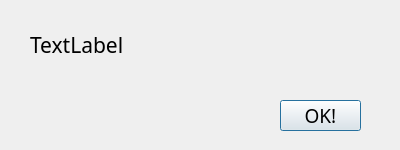
<?xml version="1.0" encoding="UTF-8"?>
<ui version="4.0">
 <class>Dialog</class>
 <widget class="QDialog" name="Dialog">
  <property name="geometry">
   <rect>
    <x>0</x>
    <y>0</y>
    <width>400</width>
    <height>150</height>
   </rect>
  </property>
  <property name="windowTitle">
   <string>ACHTUNG!</string>
  </property>
  <property name="windowIcon">
   <iconset>
    <normaloff>../icon.ico</normaloff>../icon.ico</iconset>
  </property>
  <widget class="QLabel" name="label">
   <property name="geometry">
    <rect>
     <x>30</x>
     <y>30</y>
     <width>331</width>
     <height>61</height>
    </rect>
   </property>
   <property name="font">
    <font>
     <family>Century Gothic</family>
     <pointsize>16</pointsize>
    </font>
   </property>
   <property name="text">
    <string>TextLabel</string>
   </property>
   <property name="alignment">
    <set>Qt::AlignLeading|Qt::AlignLeft|Qt::AlignTop</set>
   </property>
   <property name="wordWrap">
    <bool>true</bool>
   </property>
   <property name="indent">
    <number>0</number>
   </property>
  </widget>
  <widget class="QPushButton" name="btn">
   <property name="geometry">
    <rect>
     <x>280</x>
     <y>100</y>
     <width>81</width>
     <height>31</height>
    </rect>
   </property>
   <property name="font">
    <font>
     <family>Cooper Black</family>
     <pointsize>14</pointsize>
    </font>
   </property>
   <property name="cursor">
    <cursorShape>PointingHandCursor</cursorShape>
   </property>
   <property name="text">
    <string>OK!</string>
   </property>
   <property name="shortcut">
    <string>Return</string>
   </property>
  </widget>
 </widget>
 <resources/>
 <connections/>
</ui>
